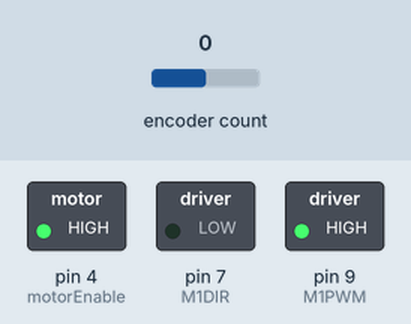
A sketch run on a simulated Arduino Uno, built with avr-gcc and run on an emulated ATmega328P. Shown: switched loads named in the sketch (green lamp = pin HIGH). The inputs (shaded band) are chosen by the test bench; at power-on: encoder count 0.

Above: at 1.2 s.
1.3 s: encoder count set to -1
At 2.5 s:
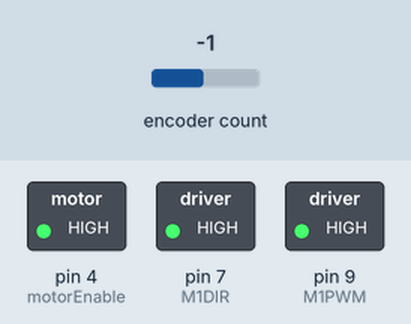
2.8 s: encoder count set to 0
At 3.7 s:
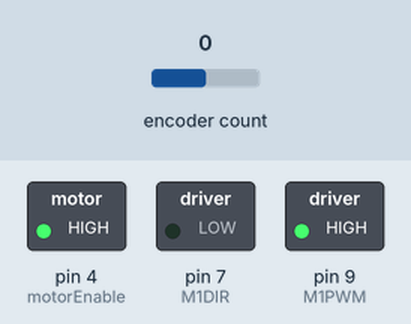
Timing chart, 0 to 5.8 s (numbered marks = the images above; inputs shaded):
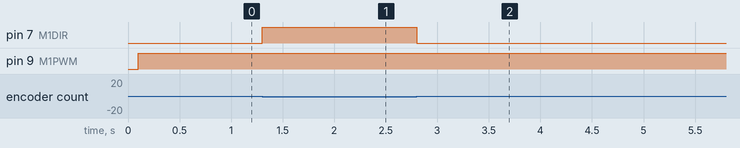

The sketch:

MiniProject1_Motor_Control_Final.ino
```cpp
/*
 * Mini Project 1
 * Filename: MiniProject1_Motor_Control_Final.ino
 *
 * Purpose: Move a DC motor with an encoder to a set position based on the location
            of an aruco marker that is located with a Raspberry Pi + camera.
            The variable that contain the position of the aruco will be updated via I2C.
            A PI controller was implemented to set a reasonable speed to move the wheel
            to a desired location based on the aruco marker (quadrants 0-3).

            A shortest path algorithm was used to ensure that the wheel does not take
            longer than necessary to reach desired set point. The algorithm determines
            whether clockwise or counter-clockwise rotation provides the shortest path
            and sets the movement of the wheel in the appropriate direction.
 * Class: EENG350, SEED Lab
 * Creator: Sean West (PI motor control)
 * Co-Creator: Brian Burr (I2C)
 * Date: 02/26/2023
 *
 */

// include libraries
#include <Encoder.h>
#include <Wire.h>

 // pin connections
 const int encoderPinA = 2;   // CLK pin
 const int encoderPinB = 5;   // DAT pin
 const int motorEnable = 4;   // Tri-state di sable both motor chanels when LOW (enable)
 const int M1DIR = 7;         // Motor polarity 1 (direction)
 const int M1PWM = 9;         // Motor volt 1 "speed"

 // setup encoder class to be used
 Encoder encoder(encoderPinA, encoderPinB);

 // PI controller variables
 float error = 0.0;                       // in rad
 float integralError = 0.0;               // in rad * seconds
 int PI_pwmOut = 0;                       // PWM control 0-255
 const int Kp = 98;                       // proportional control
 const float Ki = 7.22;                   // integrator control
 int updateFrequency = 100;               // 0.1 seconds per update
 const int counts_per_rotation = 3200;    // the motor I took home was 3,200 but it should be 1,600 counts?
 unsigned long int previousMillis = 0;    // use to determine delta_t

 // positional variables
 int motorDirection = 0;                  // test variable to determine motor direction: 1 CCW, -1 CW, 0 not moving
 float motorPosition_rad = 0.0;           // current position of motor in radians
 int arucoPosition = 2;                   // aruco position: 0,1,2, or 3
 float motorSetPosition_rad = 0.0;        // desired set position based on aruco position, in rad
 float previousSetPosition_rad = 0.0;     // account for last aruco set position
 const float motorSetPositionThreshold_rad = 5.0 * (PI / 180.0);  // allowable angular difference from set point allowed

//I2C stuff

#define FOLLOWER_ADDRESS 0x04
int data[32]; // buffer to store i2c message into

typedef union I2C_Packet_t {
  byte floatArrayNums[4];
  float floatNum;
} ;


void setup() {

  // assign digital motor pins as outputs
  // note, encoder pins do not need to be set since the encoder.h library handles this
  pinMode(motorEnable, OUTPUT);
  pinMode(M1DIR, OUTPUT);
  pinMode(M1PWM, OUTPUT);

  Wire.begin(FOLLOWER_ADDRESS);
  Wire.onReceive(receiveData);
  Wire.onRequest(sendData);

  digitalWrite(motorEnable, 1);

  // Set baud rate
  Serial.begin(115200);
}

void loop() {
  motorSetPosition_rad = arucoPosition * (PI / 2.0);  // determine set position in radians

  // Determine if new aruco position
  // if set position changes, reset integral error
  if (motorSetPosition_rad != previousSetPosition_rad) {
    integralError = 0.0;
    previousSetPosition_rad = motorSetPosition_rad;
  }

  int delta_t = (millis() - previousMillis);  // time since last PI controller execution

  // Control motor every 0.1 seconds to move as necessary
  if (delta_t >= updateFrequency) {

    float fullRotation = 2.0 * PI;  // make calculations easier below

    // handle the case where encoder moves from pos to neg counts
    // normalizes encoder counts to 0 - counts_per_rotation
    // make sure motor position is within 0 - 359
    int encoderReading = encoder.read();
    while (encoderReading < 0) {
        encoderReading += counts_per_rotation;
    }
    while (encoderReading >= counts_per_rotation) {
        encoderReading -= counts_per_rotation;
    }

    // read current encoder position and convert to rad
    motorPosition_rad = ((float) encoderReading * fullRotation) / (float) counts_per_rotation;

    // Calculate error based on shortest path to set position general calculations below
    // errorCCW = (setAngle - currentAngle + 180) % 360 - 180
    // errorCW = (currentAngle - setAngle + 180) % 360 - 180
    // !NOTE! can swap CW and CCW variable names to change sign associated with error (like when we add another wheel)
    // currently set as desired with motor shaft pointed at you
    float errorCW = fmod(motorSetPosition_rad - motorPosition_rad + PI, fullRotation) - PI;
    float errorCCW = fmod(motorPosition_rad - motorSetPosition_rad + PI, fullRotation) - PI;
    float previousError = error;

    if (abs(errorCW) < abs(errorCCW)) {
      error = -1 * errorCW;
    } else {
      error = errorCCW;
    }

    // reset integralError if rotated past 180 degrees, changing the sign of the error term
    // otherwise will have to overcome integral error buildup
    if (error * previousError < 0) {
      integralError = 0;
    }

    // calculate integral error and determine PWM output to motor
    integralError += error * ((float) delta_t / 1000.0);        // assuming delta_t is calculated in seconds, gives rad * sec
    PI_pwmOut = (Kp * abs(error)) + (Ki * abs(integralError));  // PWM value to control motor speed

    // Make sure PWM value is within allowable range 0-255
    // calculated pwm values can be negative, use abs() to constrain to positive vals, direction already accounted for
    PI_pwmOut = constrain(abs(PI_pwmOut), 0, 255);

    // write PWM signal to motor to change speed
    analogWrite(M1PWM, PI_pwmOut);

    // Determine if CCW or CW movement is shortest path to set point
    // *!* move inside where error is calculated? needs testing
    if (error > 0) {
      digitalWrite(M1DIR, HIGH);     // rotate CCW
      motorDirection = 1;
    } else {
      digitalWrite(M1DIR, LOW);      // rotate CW
      motorDirection = -1;
    }

    // if motor reached setpoint, within threshold,turn off
    if (abs(error) <= motorSetPositionThreshold_rad) {
      digitalWrite(motorEnable, 0);  // turn motor OFF
      integralError = 0.0;           // reset integral error
      motorDirection = 0;            // motor not moving
    } else {
      digitalWrite(motorEnable, 1);  // keep/turn motor ON
    }

    // set previous millis to wait 0.1 seconds for next PI control loop
    previousMillis = millis();
  }
}

void receiveData(int byteCount) {
  int i = 0; //counter of num bytes recieved
  while(Wire.available()) { //continuously grab data
    data[i] = Wire.read();
    i++; //i iterates up to num bytes recieved
  }
  if (i == 1) { //data was sent to read, 1 is read offset instruction
    //no need to do anything, just ignore
  } else {
    //place code to update aruco position here
    arucoPosition = data[1]; // since offset sent first, arucoPosition in data[1]
    //Serial.println(arucoPosition);
  }

}

void sendData() {
  I2C_Packet_t tempPacket;
  tempPacket.floatNum = motorPosition_rad;
  Wire.write(tempPacket.floatArrayNums, 4);

}
```

Measured:
- after the input at 1.3 s, pin 7 (M1DIR): LOW → HIGH at once
- after the input at 2.8 s, pin 7 (M1DIR): HIGH → LOW at once
